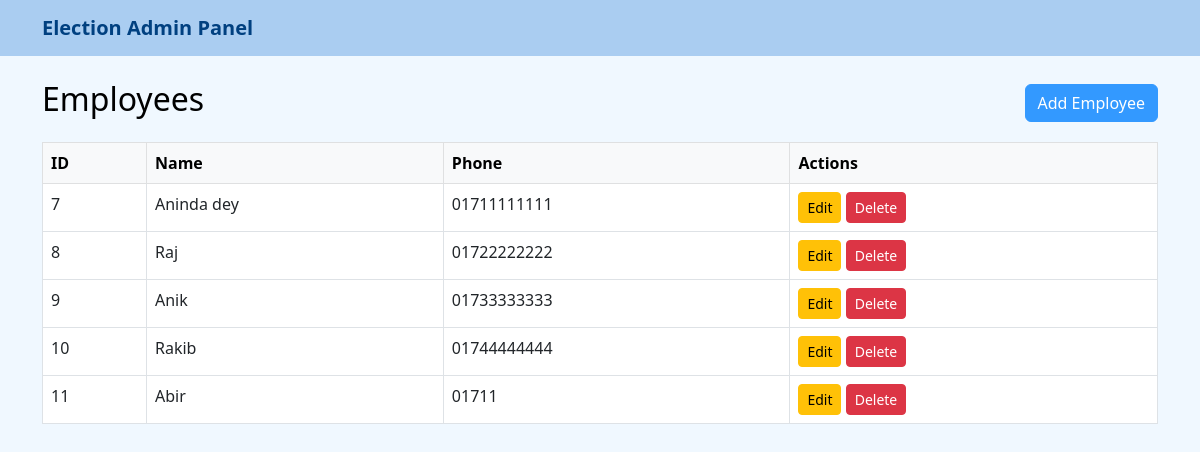
The page /manage/employees/ on the database as committed earlier.
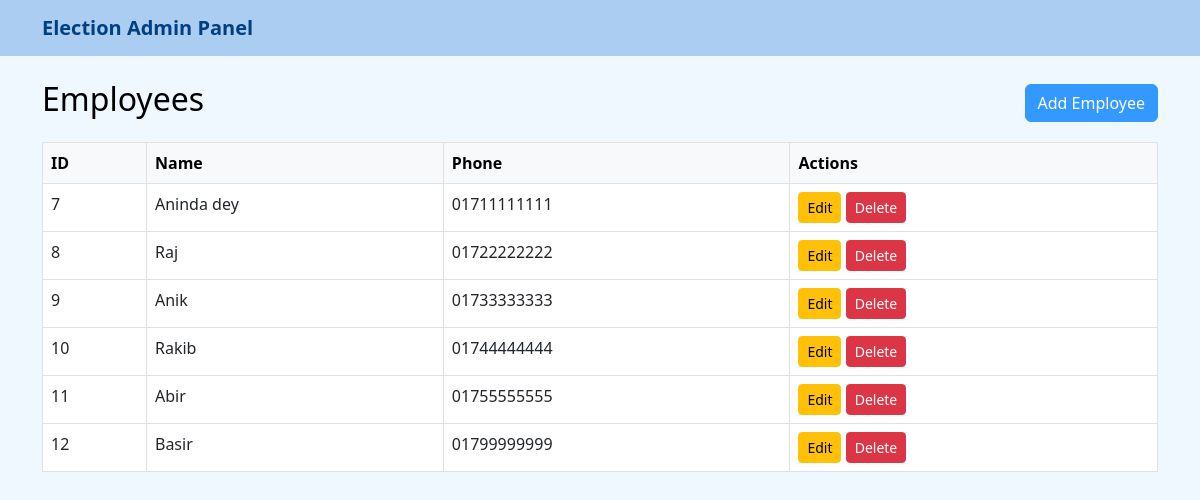
The same page on the database as committed later.
### core/models.py (models this page shows, shortened)
class BaseModel(models.Model):
    created_user = models.ForeignKey(
        settings.AUTH_USER_MODEL,
        on_delete=models.PROTECT,
        blank=True,
        null=True,
        related_name="%(app_label)s_%(class)s_createdby"
    )
    is_draft = models.BooleanField(_('Is Draft'), default=True)
    is_active = models.BooleanField(_('Is Active'), default=True)
    order = models.CharField(_("Order"), max_length=255, blank=True, null=True)
    display_order = models.CharField(
        _("Display Order"),
        max_length=255,
        blank=True,
        null=True
    )
    is_deleted = models.BooleanField(_('Is Deleted'), default=False)
    created_at = models.DateTimeField(
        _('Created At'),
        auto_now_add=True,
        null=True
    )
    update_user = models.ForeignKey(
        settings.AUTH_USER_MODEL,
        on_delete=models.SET_NULL,
        blank=True,
        null=True,
        related_name=(
            "%(app_label)s_%(class)s_updated"
        )
    )
    last_updated = models.DateTimeField(
        _('Last Updated'), auto_now=True, null=True
    )
    deleted_user = models.ForeignKey(
        settings.AUTH_USER_MODEL,
        on_delete=models.SET_NULL,
        blank=True,
        null=True,
        related_name="%(app_label)s_%(class)s_deleted"
    )
    deleted_at = models.DateTimeField(_('Deleted At'), blank=True, null=True)
    class Meta:
        abstract = True

class Employee(BaseModel):
    name = models.CharField(max_length=100)
    phone = models.CharField(max_length=15, unique=True)

### core/views/employees.py (the view)
class EmployeeListView(ListView):
    model = Employee
    template_name = 'employee/employee_list.html'
    context_object_name = 'employees'

### core/templates/employee/employee_list.html (shortened to what this page needs)
{% extends 'dashboard/ebase.html' %}
{% block content %}
<div class="d-flex justify-content-between align-items-center mb-3">
    <h2>Employees</h2>
    <a href="{% url 'employee_add' %}" class="btn btn-primary">Add Employee</a>
</div>
<table class="table table-bordered bg-white">
    <thead class="table-light">
        <tr>
            <th>ID</th>
            <th>Name</th>
            <th>Phone</th>
            <th>Actions</th>
        </tr>
    </thead>
    <tbody>
        {% for employee in employees %}
        <tr>
            <td>{{ employee.id }}</td>
            <td>{{ employee.name }}</td>
            <td>{{ employee.phone }}</td>
            <td>
                <a href="{% url 'employee_edit' employee.id %}" class="btn btn-sm btn-warning">Edit</a>
                <a href="{% url 'employee_delete' employee.id %}" class="btn btn-sm btn-danger">Delete</a>
            </td>
        </tr>
        {% empty %}
        <tr>
            <td colspan="4">No employees found.</td>
        </tr>
        {% endfor %}
    </tbody>
</table>
{% endblock %}

Rows that differ between the two databases and show on the page:
changed Employee "Abir": phone "01711" → "01755555555"
added Employee: id "12", name "Basir", phone "01799999999"
